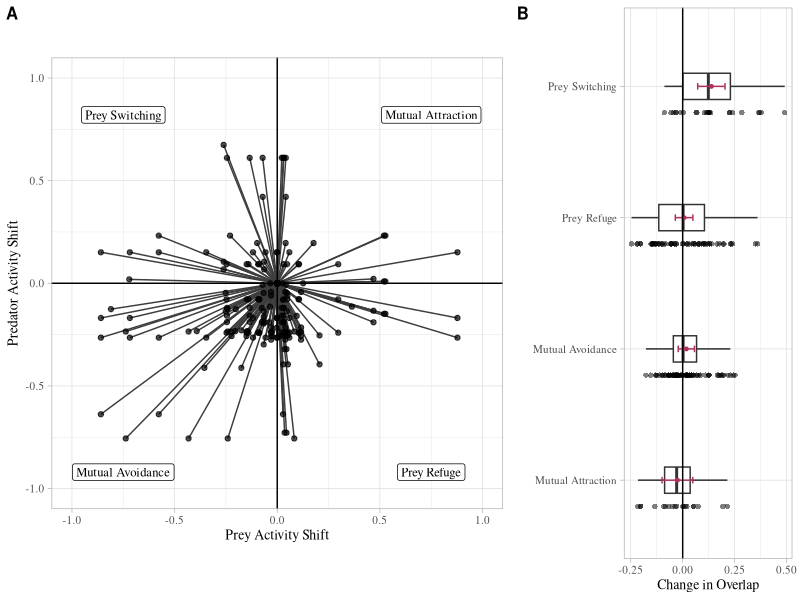

Source code (R):
## ---- chunk 1
knitr::opts_chunk$set(echo = FALSE, message = FALSE, warning = FALSE)
## ---- chunk 2
# Libraries

library(here) #set local working directory
library(tidyverse) #for data manipulation
library(emmeans) #for calculating estimated marginal means
library(multcomp) #for calculating CIs and tukey test
library(multcompView) #for labeling with letters
library(cowplot) #for joining plot panels
## ---- chunk 3
# Import data

data <- read_csv(here("data", "VanScoyoc_et_al_fulldata.csv"))
head(data)
## ---- chunk 4
# Tidy data for Figure2a

fig2a_data <- data %>% #call dataset
                dplyr::select(pair_ID, #select columns
                              predator_low_normalized, prey_low_normalized,
                              predator_high_normalized, prey_high_normalized) %>% 
                pivot_longer(2:5) %>% #pivot data to long format for tidying human_activity level
                separate(name,c("type","human_activity"), sep = "_") %>% #separate columns
                pivot_wider(names_from = type, values_from = value) #pivot wide for plotting
## ---- chunk 5
# Fig 2a Plot

# Behavioral response pathway labels for plot 
plot_labels <- data.frame(name = c("Prey Switching", "Mutual Attraction", 
                                   "Mutual Avoidance", "Prey Refuge"),
                          x = c(-0.75, 0.75, -0.75, 0.75), 
                          y = c(0.82, 0.82, -0.92, - 0.92)) 
# Plot
fig2a <- ggplot() +
        #Add data
            geom_line(data = fig2a_data, aes(x=prey, y=predator, #add lines grouped by pair_id 
                                             group = pair_ID), color = "#3D3D3D") +
            geom_point(data = fig2a_data, aes(x=prey, y=predator), alpha = 0.7) + #add points
            geom_label(data = plot_labels, aes(x = x, y = y, label = name), #add pathway text
                       size = 3.2, family="serif") +
            labs(x = "Prey Activity Shift", y = "Predator Activity Shift") + #label axes
        #Format plot
            geom_vline(xintercept = 0) + #set x-axis line
            geom_hline(yintercept = 0) + #set y-axis line
            lims(x=c(-1,1),y=c(-1,1)) + #set axis limits
            coord_fixed() + #fix plot dimensions
            theme_light() + #set theme
            theme(text=element_text(size=10, family="serif")) #set text size & font
## ---- chunk 6
# Tidy data for Figure2b

fig2b_data <- data %>% #call dataset
                dplyr::select(reference, pair_ID,  #select columns
                              hypothesis, change_overlap) %>%
                filter(!grepl('Neutral', hypothesis)) %>% #remove neutral response dyads (n = 6)
                drop_na() #drop dyads without overlap values (2 studies, n = 9)
## ---- chunk 7
# Calculate confidence intervalse for Figure 2b

model <- lm(change_overlap ~ hypothesis, data = fig2b_data) #set up model
model_means <- emmeans(object = model, specs = "hypothesis") #get adjusted weight means per group
model_means_cld <- cld(object = model_means, #add letters to each mean
                       adjust = "Tukey", Letters = letters, alpha = 0.05)
## ---- chunk 8
# Fig 2b Plot 

fig2b <- ggplot() +
      #Add data
          geom_point(data = fig2b_data, aes(y = change_overlap, x = hypothesis), #add points
            shape = 16, alpha = 0.5, position = position_nudge(x = -0.2)) +
          geom_boxplot(data = fig2b_data, aes(y = change_overlap, x = hypothesis), #add boxplot
            width = 0.2, outlier.shape = NA, position = position_nudge(x = 0)) +
          geom_point(data = model_means_cld, #add mean
                     aes(y = emmean, x = hypothesis), size = 1, color = "maroon") +
          geom_errorbar(data = model_means_cld, #add confidence intervals
                        aes(ymin = lower.CL, ymax = upper.CL, x = hypothesis),
                        width = 0.05, color = "maroon") +
        #geom_text(data = model_means_cld, #add letters to plot
                  #aes(y = emmean, x = hypothesis, label = str_trim(.group)),
                  #position = position_nudge(x = 0.2), hjust = 0, color = "maroon", size = 3) +
          labs(x = "", y = "Change in Overlap") + #label axes
      #Format plot
          geom_hline(yintercept = 0) + #set x-axis line
          theme_light() + #set theme
          theme(text=element_text(size=10, family="serif")) + #format axis text          
          coord_flip() #flip plot orientation
## ---- chunk 9
# Combine Figure 2 plots

figure2 <- plot_grid(fig2a, fig2b, labels = "AUTO", label_size = 12, #combine plots
                    align = "h", axis = "b", nrow = 1, rel_widths = c(3,1.7))

figure2
